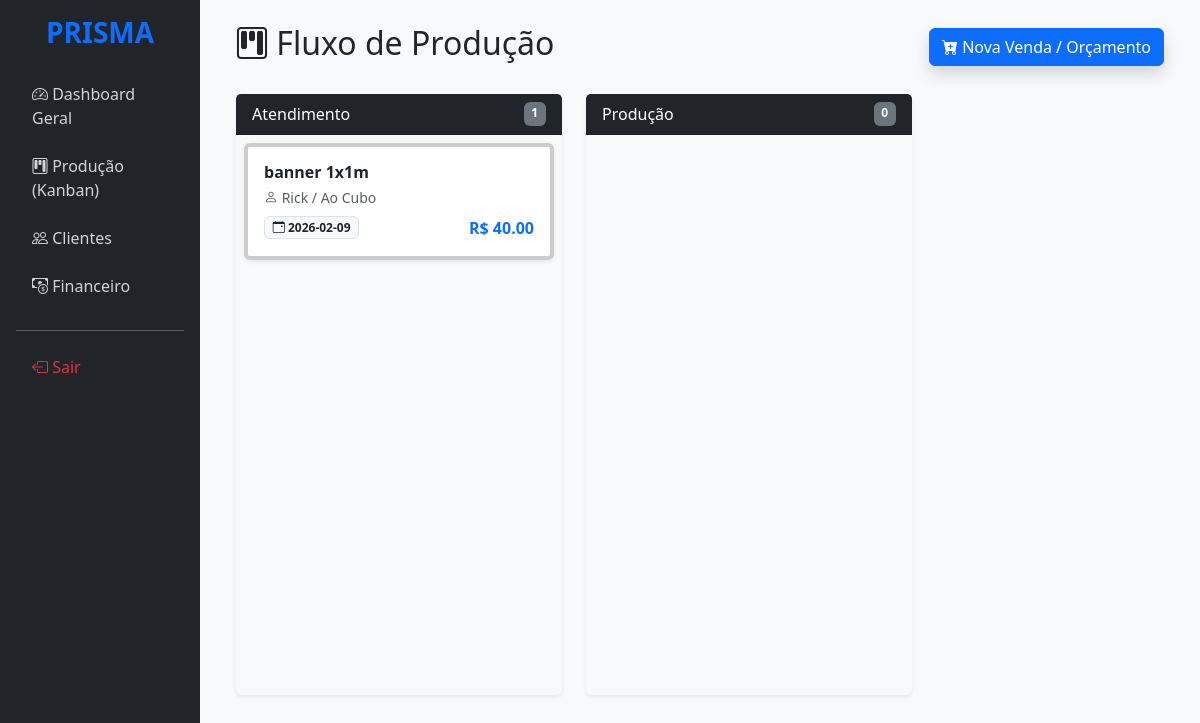
/ (signed in), run on the app's committed database.
### app.py (models this page shows)
class Setor(db.Model):
    __tablename__ = 'setores'
    id = db.Column(db.Integer, primary_key=True)
    nome = db.Column(db.String(50), nullable=False)
    ordem = db.Column(db.Integer, default=0)
    cards = db.relationship('Card', backref='setor_ref', lazy=True)

class Card(db.Model):
    __tablename__ = 'cards'
    id = db.Column(db.Integer, primary_key=True)
    titulo = db.Column(db.String(100), nullable=False)
    descricao = db.Column(db.Text)
    valor_total = db.Column(db.Float, default=0.0)
    prazo = db.Column(db.String(20))
    imagem_path = db.Column(db.Text)
    is_archived = db.Column(db.Boolean, default=False)
    data_criacao = db.Column(db.DateTime, default=datetime.now)
    cliente_id = db.Column(db.Integer, db.ForeignKey('clientes.id'))
    setor_id = db.Column(db.Integer, db.ForeignKey('setores.id'))
    status_id = db.Column(db.Integer, db.ForeignKey('status.id'))
    financeiro = db.relationship('Financeiro', backref='card_ref', lazy=True)

class Cliente(db.Model):
    __tablename__ = 'clientes'
    id = db.Column(db.Integer, primary_key=True)
    nome = db.Column(db.String(150), nullable=False)
    tipo = db.Column(db.String(20)) # PF, PJ, TERCEIRO
    documento = db.Column(db.String(20), unique=True)
    whatsapp = db.Column(db.String(20))
    pedidos = db.relationship('Card', backref='cliente_ref', lazy=True)

### app.py (the view)
@app.route('/')
@login_required
def index():
    setores = Setor.query.order_by(Setor.ordem).all()
    clientes = Cliente.query.order_by(Cliente.nome).all()
    status_list = Status.query.all()
    return render_template('index.html', setores=setores, clientes=clientes, status_list=status_list, user=current_user)

### app.py (called while the page is built)
@login_manager.user_loader
def load_user(user_id): return Usuario.query.get(int(user_id))

### templates/index.html (shortened to what this page needs)
{% extends 'base.html' %}
{% block content %}
<div class="container-fluid">
    <div class="d-flex justify-content-between align-items-center mb-4">
        <h2><i class="bi bi-kanban"></i> Fluxo de Produção</h2>
        <button class="btn btn-primary shadow" data-bs-toggle="modal" data-bs-target="#modalVenda">
            <i class="bi bi-cart-plus-fill"></i> Nova Venda / Orçamento
        </button>
    </div>
    <div class="row flex-nowrap overflow-auto pb-3">
        {% for setor in setores %}
        <div class="col-md-4" style="min-width: 350px;">
            <div class="card bg-light border-0 shadow-sm">
                <div class="card-header bg-dark text-white d-flex justify-content-between">
                    <span>{{ setor.nome }}</span>
                    <span class="badge bg-secondary">{{ setor.cards|length }}</span>
                </div>
                <div class="card-body p-2" style="min-height: 70vh;">
                    {% for card in setor.cards %}
                    <div class="card mb-2 shadow-sm border-start border-4" style="border-color: {{ card.status_ref.cor if card.status_ref else '#ccc' }} !important;">
                        <div class="card-body p-3">
                            <h6 class="card-title fw-bold mb-1">{{ card.titulo }}</h6>
                            <p class="small text-muted mb-2">
                                <i class="bi bi-person"></i> {{ card.cliente_ref.nome if card.cliente_ref else 'Sem cliente' }}
                            </p>
                            <div class="d-flex justify-content-between align-items-center">
                                <span class="badge bg-light text-dark border">
                                    <i class="bi bi-calendar-event"></i> {{ card.prazo }}
                                </span>
                                <span class="fw-bold text-primary">R$ {{ "%.2f"|format(card.valor_total) }}</span>
                            </div>
                        </div>
                    </div>
                    {% endfor %}
                </div>
            </div>
        </div>
        {% endfor %}
    </div>
</div>
{% endblock %}

### templates/base.html (style rules this page uses)
body { background-color: #f8f9fa; }

### data on the page
Setor: nome "Atendimento", cards|length "1"
Card: titulo "banner 1x1m", cliente_ref "Rick / Ao Cubo", prazo "2026-02-09", valor_total "40.00"
Setor: nome "Produção", cards|length "0"
